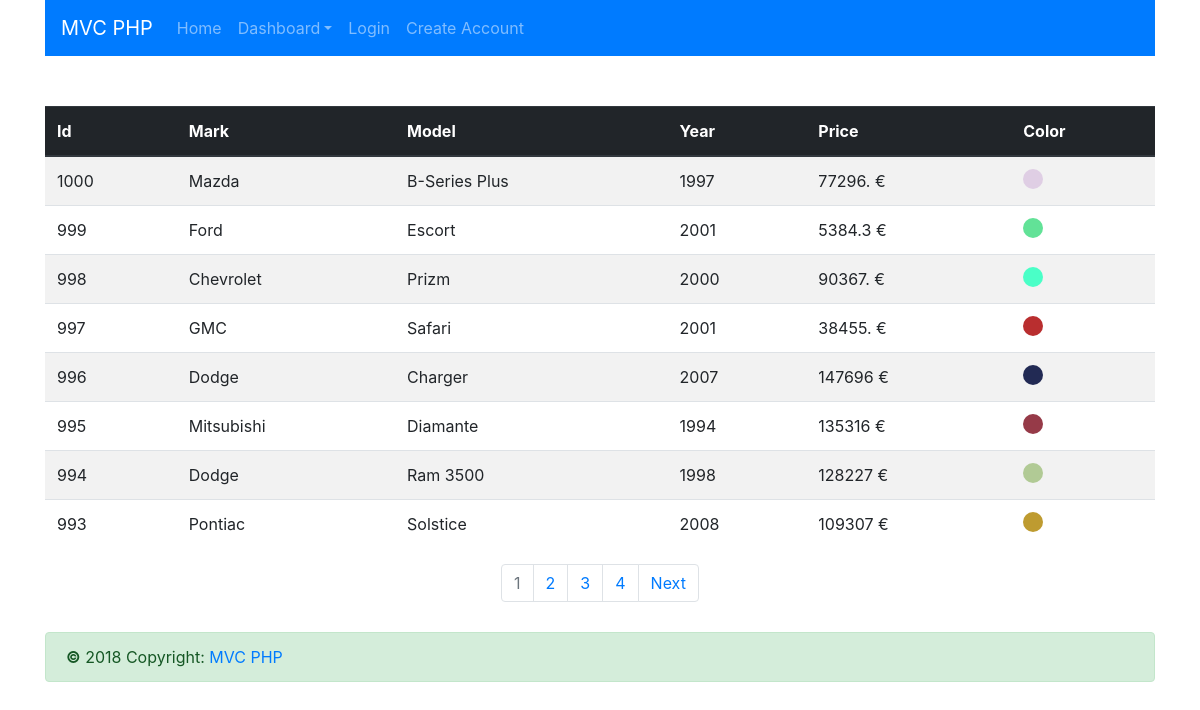
/mysql/index/1, run on the app's committed database.
### tables this page shows
CREATE TABLE `cars` (
  `id` int(4) NOT NULL,
  `mark` char(15) NOT NULL,
  `model` char(25) NOT NULL,
  `color` char(20) NOT NULL,
  `price` char(6) NOT NULL,
  `year` char(4) NOT NULL
);

### index.php (called while the page is built, shortened)
<?php
spl_autoload_register(function($classFullName){
    $class = str_replace('\\', '/', $classFullName);
    $class = strtolower($class);
});
$link = (isset($_GET['url'])) ? $_GET['url'] : 'index/index';
new Routing($link);

### library/libraryfactory.php (called while the page is built, shortened)
<?php
class LibraryFactory{
    public static function create($object){
        return new $class();
    }
}

### library/factory.php (called while the page is built, shortened)
<?php
class Factory {
    public static function create($type = '', $object = ''){
        if(empty($type) || empty($object)){
            Factory::create('controler', 'error')->controllerNotFound();
        }
        else{
            switch ($type){
                case 'controler':
                    return ControllerFactory::create($object);
                    break;
                case 'model':
                    return ModelFactory::create($object);
                    break;
                case 'library':
                    return LibraryFactory::create($object);
                    break;
            }
        }
    }
}

### library/controllerfactory.php (called while the page is built, shortened)
<?php
class ControllerFactory{
    public static function create($object){
        return new $class();
    }
}

### library/view.php (called while the page is built, shortened)
<?php
class View {
    public function render($viewName){
        require_once 'views/head.php';
        require_once 'views/header.php';
        require_once 'views/' . $viewName . '.php';
        require_once 'views/footer.php';
    }
}

### controllers/mysql.php (called while the page is built, shortened)
<?php
class Mysql extends \Library\Controller{
    public $currentPage;
    public $start;
    public $totalPages;
    public $totalItems;
    public function index($data = 1){
        $this->currentPage = $data;
        $this->view->currentPage = $this->currentPage;
        $this->view->radius = self::RADIUS;
        $this->view->totalPages = $this->totalPages;
        $this->view->items = $this->model->getItemsForPagination($this->start, self::ITEMS_ON_PAGE);
        $this->view->render('mysql/index');
    }
    private function setTotalItems(){
        $this->totalItems = $this->model->setTotalItems();
    }
    private function setStart(){
        $this->start = ($this->currentPage - 1) * self::ITEMS_ON_PAGE;
    }
    private function setTotalPages(){
        $this->totalPages = ceil($this->totalItems / self::ITEMS_ON_PAGE);
    }
}

### library/session.php (called while the page is built, shortened)
<?php
class Session {
    public static function get($index){
        return FALSE;
    }
}

### library/model.php (called while the page is built, shortened)
<?php
class Model {
    public function __construct() {
        $this -> dataBase = \Library\Database::getInstance();
    }
}

### library/database.php (called while the page is built, shortened)
<?php
class Database{
    private static $instance;
    private function __construct() {
        try{
            $this->_mysql = new \PDO(Database::TYPE . ':host=' . Database::SERVER . ';dbname=' . Database::DATABASE, Database::USER, Database::PASSWORD);
        }
        catch (PDOException $e){
            echo 'Database connection failure: ' . $e->getMessage();
        }
    }
    public static function getInstance(){
        if(!isset(self::$instance)){
            $instance = new Database();
            self::$instance = $instance->_mysql;
        }
        return self::$instance;
    }
}

### models/mysql.php (called while the page is built, shortened)
<?php
class Mysql extends \Library\Model{
    public function getItemsForPagination($start, $items){
        $select = $this->dataBase->prepare("SELECT * FROM cars ORDER BY `ID` DESC LIMIT $start, $items;");
        $select->execute();
        return $select->fetchAll();
    }
}

### library/controller.php (called while the page is built, shortened)
<?php
class Controller {
    public function loadModel($modelName){
        $path = 'models/' . $modelName . '.php';
        if(file_exists($path)){
            $this -> model = Factory::create('model', $modelName);
        }
    }
}

### library/modelfactory.php (called while the page is built, shortened)
<?php
class ModelFactory{
    public static function create($object){
        return new $class();
    }
}

### views/mysql/index.php (the view, shortened to what this page needs)
<?php if(count($this->items) > 0): ?>
<table class="table table-hover table-striped">
    <thead class="thead-dark">
      <tr>
        <th>Id</th>
        <th>Mark</th>
        <th>Model</th>
        <th>Year</th>
        <th>Price</th>
        <th>Color</th>
      </tr>
    </thead>
    <tbody>
    <?php
    for($i = 0; $i < count($this->items); $i++){
        echo '<tr>';
        echo '    <td>'.$this->items[$i]['id'].'</td>';
        echo '    <td>'.ucwords($this->items[$i]['mark']).'</td>';
        echo '    <td>'.ucwords($this->items[$i]['model']).'</td>';
        echo '    <td>'.$this->items[$i]['year'].'</td>';
        echo '    <td>'.$this->items[$i]['price'].' €</td>';
        echo '    <td><div style="background:'.$this->items[$i]['color'].';" class="color"></div></td>';
        echo '</tr>';
    }
    ?>
    </tbody>
</table>
<ul class="pagination justify-content-center">
    <?php
        for($i = ($this->currentPage - $this->radius); $i <= ($this->currentPage + $this->radius); $i++){
            if($i > 0 && $i <= $this->totalPages){
                if($i == $this->currentPage){
                    echo '<li class="page-item disabled"><a class="page-link" href="#">' . $i . '</a></li>';
                }
                else{
                    echo '<li class="page-item"><a class="page-link" href="' . URL . 'mysql/index/' . $i . '">' . $i . '</a></li>';
                }
            }
        }
        if($this->currentPage < $this->totalPages):
    ?>
    <li class="page-item">
        <a class="page-link" href="<?php echo URL; ?>mysql/index/<?php echo $this->currentPage + 1; ?>">Next</a>
    </li>
    <?php endif; ?>
</ul>
<?php else: ?>
<div class="alert alert-info">
    The database contains no cars.
</div>
<?php endif; ?>

### library/routing.php (shortened to what this page needs)
<?php
class Routing {
    public $controller;
    public $action;
    public $args = array();
    public function __construct($link) {
        $this->runControllerAndAction();
    }
    private function setValues($link){
        $this->link = filter_var($link, FILTER_SANITIZE_URL);
        $this->link = explode('/', $this->link);
        $this->controller = $this->link[0];
        $this->action = (isset($this->link[1])) ? $this->link[1] : FALSE;
        for($i = 2; $i < count($this->link); $i++){
            if(!empty($this->link[$i])){
                $this->args[] = $this->link[$i];
            }
        }
    }
    private function runControllerAndAction(){
        $start = \Library\Factory::create('controler', $this->controller);
        $start -> loadModel($this->controller);
        if($this->action != FALSE){
            if(method_exists($start, $this->action)){
                switch(count($this->args)){
                    case 1:
                        $start->{$this->action}($this->args[0]);
                        break;
                }
            }
            else{
                require_once 'controllers/error.php';
                $error = \Library\Factory::create('controler', 'error')->actionNotFound();
            }
        }
        else{ $start -> index(); }
    }
}

### views/head.php (shortened to what this page needs)
<!DOCTYPE html>
<html>
    <head>
        <link rel="stylesheet" href="<?php echo URL; ?>public/css/bootstrap.min.css">
        <link rel="stylesheet" href="<?php echo URL; ?>public/css/default.css">
    </head>

### views/header.php (shortened to what this page needs)
<body>
    <div class="container">
        <nav class="navbar navbar-expand-md bg-primary navbar-dark">
            <a class="navbar-brand" href="<?php echo URL; ?>index/index">MVC PHP</a>
            <div class="collapse navbar-collapse" id="collapsibleNavbar">
                <ul class="navbar-nav">
                    <li class="nav-item">
                        <a class="nav-link" href="<?php echo URL; ?>index/index">Home</a>
                    </li>
                    <li class="nav-item dropdown">
                        <a class="nav-link dropdown-toggle" href="#" id="navbardrop" data-toggle="dropdown">Dashboard</a>
                    </li>
                    <?php if(Library\Session::get('connected') === FALSE): ?>
                        <li class="nav-item">
                            <a class="nav-link" href="<?php echo URL; ?>user/login">Login</a>
                        </li>
                        <li class="nav-item">
                            <a class="nav-link" href="<?php echo URL; ?>user/create">Create Account</a>
                        </li>
                    <?php else: ?>
                        <li class="nav-item">
                            <a class="nav-link" href="<?php echo URL; ?>user/logout">Logout</a>
                        </li>
                    <?php endif; ?>
                </ul>
            </div>
        </nav>

### views/footer.php
            <footer class="alert alert-success">
                <strong>©</strong> 2018 Copyright:
                <a href="<?php echo URL; ?>index/index"> MVC PHP</a>
            </footer>
        </div>
    </body>
</html>

### public/css/default.css (style rules this page uses)
nav { margin-bottom: 50px; }
footer { margin-top: 30px; }
.color { border-radius: 20px; padding: 10px; width: 20px; }

### data on the page
cars: id "1000", mark "Mazda", model "B-Series Plus", year "1997", price "77296."
cars: id "999", mark "Ford", model "Escort", year "2001", price "5384.3"
cars: id "998", mark "Chevrolet", model "Prizm", year "2000", price "90367."
cars: id "997", mark "GMC", model "Safari", year "2001", price "38455."
cars: id "996", mark "Dodge", model "Charger", year "2007", price "147696"
cars: id "995", mark "Mitsubishi", model "Diamante", year "1994", price "135316"
cars: id "994", mark "Dodge", model "Ram 3500", year "1998", price "128227"
cars: id "993", mark "Pontiac", model "Solstice", year "2008", price "109307"
